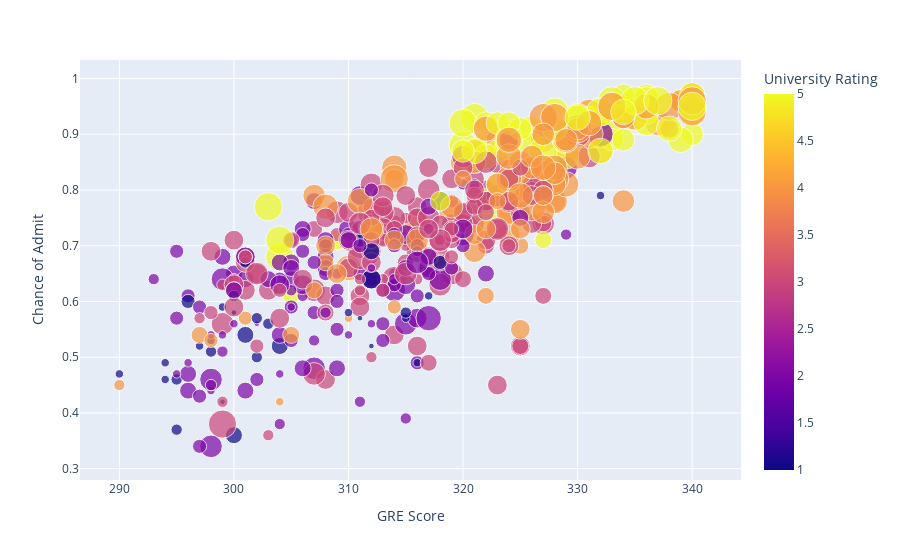

The code cell stored with this chart in its notebook:
### Markdown cell above
Extra Exploration
- **Modify the SOP column to make the bubble size variations more prominent**

### Code cell
admission_df['SOP'] = admission_df['SOP'] ** 2
fig = px.scatter(admission_df, x = 'GRE Score', y = 'Chance of Admit', color = 'University Rating', size = 'SOP', hover_data = ['LOR']) # size denotes the size of bubble
fig.show()

### Figure 1 — Plotly figure (JSON) as saved in the notebook; plotly's stock layout.template omitted (floating-point values rounded to 4 significant figures; data arrays with more than 128 entries replaced by an {"elided": "..."} marker saying what was removed)
{"data": [{"customdata": {"elided": "500x1 float values"}, "hovertemplate": "GRE Score=%{x}<br>Chance of Admit=%{y}<br>SOP=%{marker.size}<br>LOR=%{customdata[0]}<br>University Rating=%{marker.color}<extra></extra>", "legendgroup": "", "marker": {"color": {"elided": "500 int values"}, "coloraxis": "coloraxis", "size": {"elided": "500 float values"}, "sizemode": "area", "sizeref": 0.0625, "symbol": "circle"}, "mode": "markers", "name": "", "orientation": "v", "showlegend": false, "type": "scatter", "x": {"elided": "500 int values"}, "xaxis": "x", "y": {"elided": "500 float values"}, "yaxis": "y"}], "layout": {"coloraxis": {"colorbar": {"title": {"text": "University Rating"}}, "colorscale": [[0, "#0d0887"], [0.1111, "#46039f"], [0.2222, "#7201a8"], [0.3333, "#9c179e"], [0.4444, "#bd3786"], [0.5556, "#d8576b"], [0.6667, "#ed7953"], [0.7778, "#fb9f3a"], [0.8889, "#fdca26"], [1, "#f0f921"]]}, "legend": {"itemsizing": "constant", "tracegroupgap": 0}, "margin": {"t": 60}, "xaxis": {"anchor": "y", "domain": [0, 1], "title": {"text": "GRE Score"}}, "yaxis": {"anchor": "x", "domain": [0, 1], "title": {"text": "Chance of Admit"}}}}
